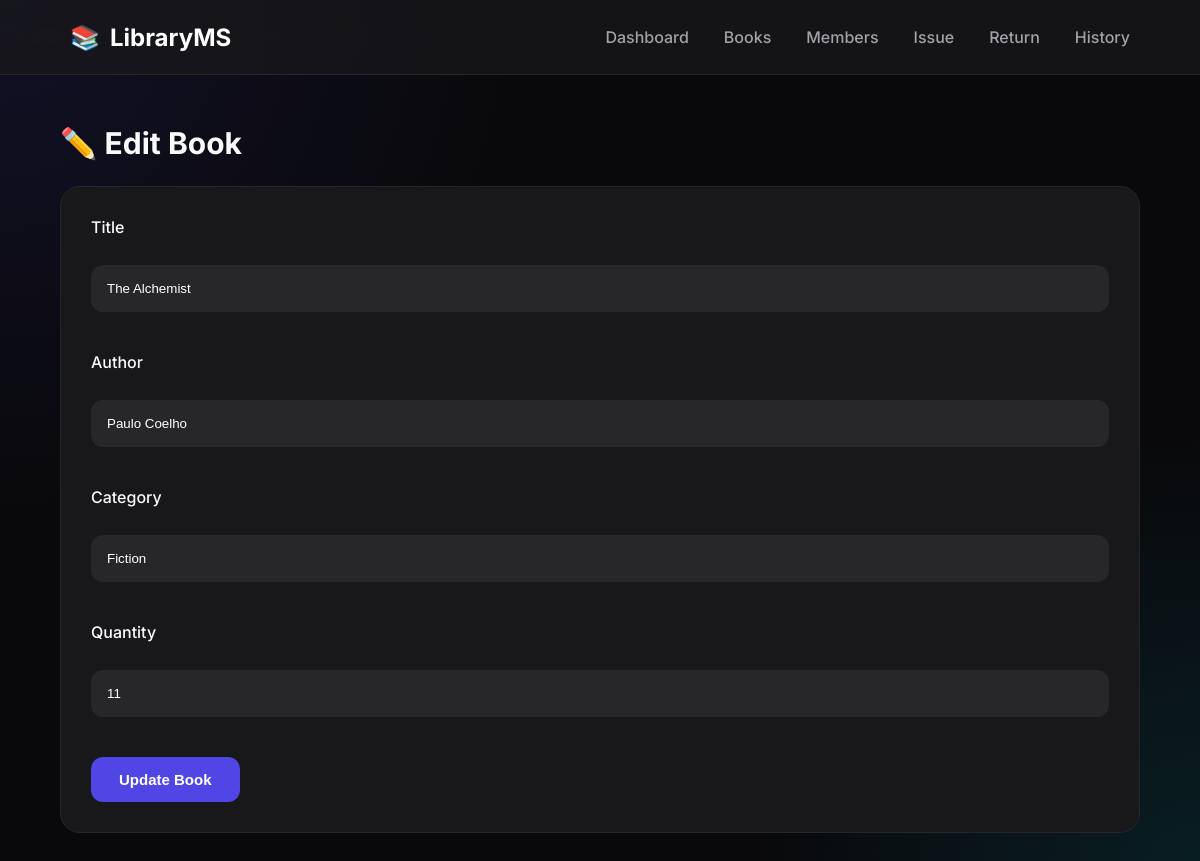
Page /edit-book/4 on the committed database.
### tables this page shows
CREATE TABLE books (
        book_id INTEGER PRIMARY KEY AUTOINCREMENT,
        title TEXT NOT NULL,
        author TEXT NOT NULL,
        category TEXT,
        quantity INTEGER 
    );

### app.py (the view, shortened to what this page needs)
@app.route("/edit-book/<int:book_id>", methods=["GET", "POST"])
def edit_book(book_id):
    conn = sqlite3.connect("library.db")
    cursor = conn.cursor()
    cursor.execute(
        "SELECT * FROM books WHERE book_id=?",
        (book_id,)
    )
    book = cursor.fetchone()
    conn.close()
    return render_template(
        "edit_book.html",
        book=book
    )

### templates/edit_book.html (shortened to what this page needs)
{% extends "base.html" %}
{% block content %}
<h2>✏️ Edit Book</h2>
<form method="POST">
    <label>Title</label><br>
    <input
        type="text"
        name="title"
        value="{{ book[1] }}"
        required>
    <br><br>
    <label>Author</label><br>
    <input
        type="text"
        name="author"
        value="{{ book[2] }}"
        required>
    <br><br>
    <label>Category</label><br>
    <input
        type="text"
        name="category"
        value="{{ book[3] }}"
        required>
    <br><br>
    <label>Quantity</label><br>
    <input
        type="number"
        name="quantity"
        value="{{ book[4] }}"
        required>
    <br><br>
    <button type="submit">
        Update Book
    </button>
</form>
{% endblock %}

### static/css/style.css (style rules this page uses)
* { margin:0; padding:0; box-sizing:border-box; }
html { scroll-behavior:smooth; }
body { font-family:'Inter',sans-serif; background:#09090B; color:#FAFAFA; min-height:100vh; overflow-x:hidden; }
h2 { font-size:30px; margin-bottom:25px; }
button { background:#4F46E5; color:white; border:none; padding:14px 28px; border-radius:12px; cursor:pointer; font-size:15px; font-weight:600; transition:.25s; }

### static/css/forms.css (style rules this page uses)
form { background:#18181B; padding:30px; border-radius:20px; border:1px solid #27272A; }
label { display:block; margin-bottom:8px; font-weight:500; }
input, select { width:100%; padding:15px; margin-bottom:20px; background:#27272A; color:white; border:1px solid transparent; border-radius:12px; outline:none; transition:.25s; }

### rows in the picture
books: title "The Alchemist", author "Paulo Coelho", category "Fiction", quantity "11"
